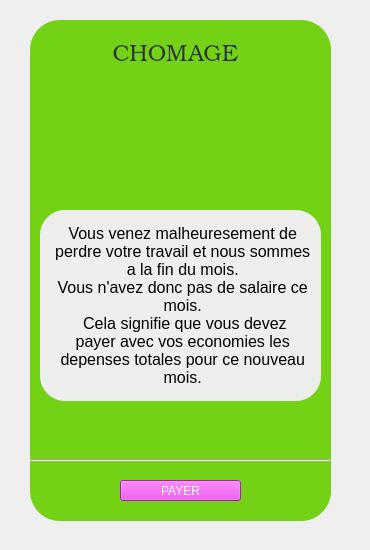
       <widget class="QWidget" name="interface_chomage">
        <widget class="QPlainTextEdit" name="affichage_carte_10">
         <property name="geometry">
          <rect>
           <x>30</x>
           <y>20</y>
           <width>301</width>
           <height>501</height>
          </rect>
         </property>
         <property name="styleSheet">
          <string notr="true">background-color: rgb(115, 210, 22);
border-radius:30px;</string>
         </property>
         <property name="backgroundVisible">
          <bool>false</bool>
         </property>
         <property name="centerOnScroll">
          <bool>false</bool>
         </property>
        </widget>
        <widget class="QLabel" name="photo_du_chomage">
         <property name="geometry">
          <rect>
           <x>100</x>
           <y>80</y>
           <width>161</width>
           <height>111</height>
          </rect>
         </property>
         <property name="styleSheet">
          <string notr="true">border-image: url(:/images/image_chomage.jpg);</string>
         </property>
         <property name="text">
          <string/>
         </property>
        </widget>
        <widget class="QLabel" name="Info_chomage">
         <property name="geometry">
          <rect>
           <x>40</x>
           <y>210</y>
           <width>281</width>
           <height>191</height>
          </rect>
         </property>
         <property name="font">
          <font>
           <pointsize>12</pointsize>
          </font>
         </property>
         <property name="styleSheet">
          <string notr="true">background-color: rgb(238, 238, 236);
border-radius:25px;</string>
         </property>
         <property name="text">
          <string> Vous venez malheuresement de 
 perdre votre travail et nous sommes 
 a la fin du mois. 
 Vous n'avez donc pas de salaire ce 
 mois. 
  Cela signifie que vous devez 
 payer avec vos economies les 
 depenses totales pour ce nouveau 
 mois.</string>
         </property>
         <property name="alignment">
          <set>Qt::AlignCenter</set>
         </property>
        </widget>
        <widget class="QLabel" name="titre_chomage">
         <property name="geometry">
          <rect>
           <x>50</x>
           <y>40</y>
           <width>251</width>
           <height>31</height>
          </rect>
         </property>
         <property name="font">
          <font>
           <family>URW Bookman L</family>
           <pointsize>17</pointsize>
           <weight>9</weight>
           <italic>false</italic>
           <bold>false</bold>
          </font>
         </property>
         <property name="styleSheet">
          <string notr="true">color: rgb(46, 52, 54);
background-image: url(:/images/backg.jpg);
font: 75 17pt &quot;URW Bookman L&quot;;
border-radius:8px;</string>
         </property>
         <property name="text">
          <string>CHOMAGE</string>
         </property>
         <property name="alignment">
          <set>Qt::AlignCenter</set>
         </property>
        </widget>
        <widget class="Line" name="line_10">
         <property name="geometry">
          <rect>
           <x>30</x>
           <y>450</y>
           <width>301</width>
           <height>20</height>
          </rect>
         </property>
         <property name="orientation">
          <enum>Qt::Horizontal</enum>
         </property>
        </widget>
        <widget class="QPushButton" name="payer_le_chomage">
         <property name="geometry">
          <rect>
           <x>120</x>
           <y>480</y>
           <width>121</width>
           <height>21</height>
          </rect>
         </property>
         <property name="styleSheet">
          <string notr="true">font: 13pt &quot;Ubuntu&quot;;
color: white;
background-color: rgb(224, 52, 226);</string>
         </property>
         <property name="text">
          <string>PAYER</string>
         </property>
        </widget>
        <widget class="QLabel" name="label_37">
         <property name="geometry">
          <rect>
           <x>0</x>
           <y>0</y>
           <width>361</width>
           <height>541</height>
          </rect>
         </property>
         <property name="styleSheet">
          <string notr="true">background-image: url(:/images/backg.jpg);</string>
         </property>
         <property name="text">
          <string/>
         </property>
        </widget>
        <zorder>label_37</zorder>
        <zorder>affichage_carte_10</zorder>
        <zorder>photo_du_chomage</zorder>
        <zorder>Info_chomage</zorder>
        <zorder>titre_chomage</zorder>
        <zorder>line_10</zorder>
        <zorder>payer_le_chomage</zorder>
       </widget>
